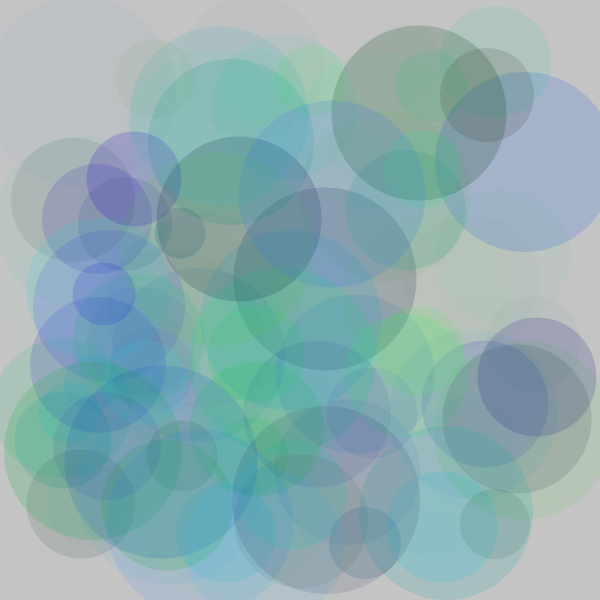
Frame 1 (no input)
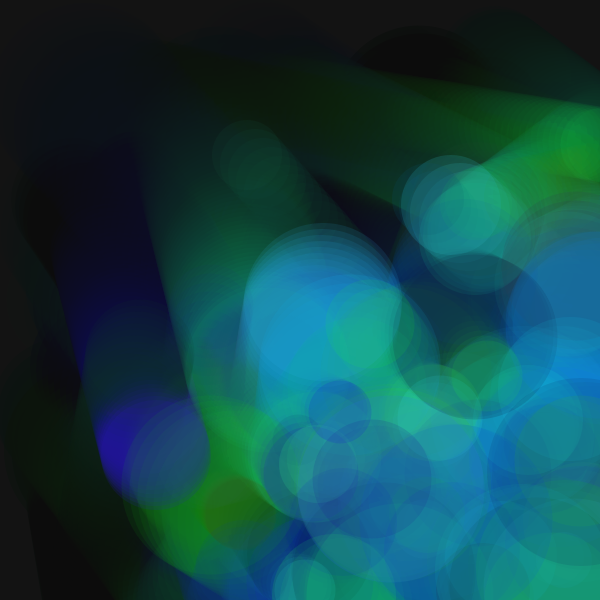
Frame 60 (the mouse pressed at the canvas centre just before this capture)
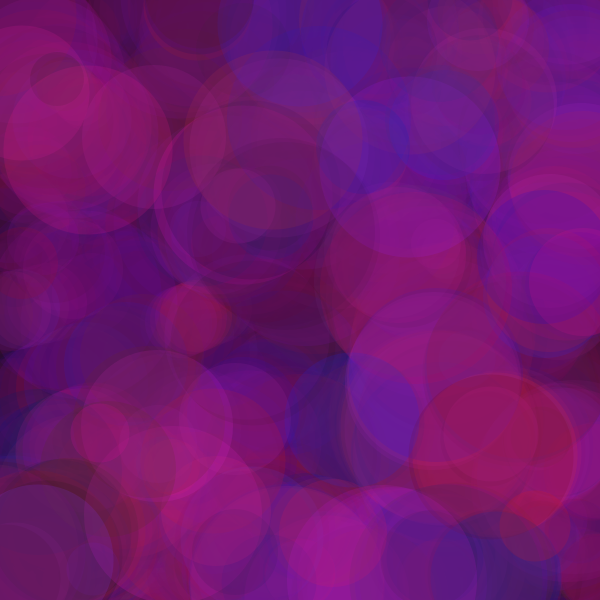
Frame 120 (the mouse held since frame 60 and released just before this capture)

The Processing sketch that drew these frames (run headless with seeded random() and noise(); from frame 60 on, the mouse is pressed at the canvas centre):

// Processing sketch: processing_57856
// ── processing_57856.pde

// Homework #11 :: 51-257 Sec A :: Michael Loffredo :: mlloffre 
// copyright michael loffredo 2012 

final int MAX = 100; 

int [] x;
int [] y;
int [] dia;
int [] dx;
int [] dy;
color [] col;


void setup ()
{
  size (600, 600);
  //size (screen.width, screen.height);
  
  x = new int [ MAX ];
  y = new int [ MAX ];
  dia = new int [ MAX ];
  dx = new int [ MAX ];
  dy = new int [ MAX ];
  col = new color [ MAX ];
  
  initializeIntegerArray (x, 50, width-50);
  initializeIntegerArray (y, 50, height-50); 
  initializeIntegerArray (dia, 50, 200);
  initializeIntegerArray (dx, 1, 10);
  initializeIntegerArray (dy, 1, 10);
  initializeColorArray (col, 0, 50);
  
}


void initializeIntegerArray (int [] anyArray, int small, int big)
{
  for (int i =0; i < anyArray.length; i++)
  {
    anyArray [i] = int ( random (small, big)); 
  }
  
}

void initializeColorArray (color [] anyArray, int small, int big)
{
  for (int i=0; i < anyArray.length; i++)
  {
    anyArray [i] = color (random (small, big), random (255), random (255), random (small, big));
  }
}


void draw () 
{
  
  prepScreen ();
  moveCircles ();
  drawCircles ();
  
} 


void moveCircles ()
{
  for (int i=0; i < x.length; i++)
  {
    x[i] = x[i] + dx[i];
    if (x[i] > width || x[i] < 0)
    {
      dx[i] = -dx[i];
    }
    y[i] = y[i] + dy[i];
    if (y[i] > height || y[i] < 0)
    {
      dy[i] = -dy[i];
    }
 }
}

void drawCircles ()
{
  for (int i=0; i < x.length; i++)
  {
    if (mousePressed)
    {
      fill (random (255), random (0, 50), random (255), random (0, 50));
      
    }
    else if (!mousePressed)
    {
      
      fill (col[i]);
      
    }
    
      noStroke ();
      ellipse (x[i], y[i], dia[i], dia[i]);
  }
  
  
  
} 


void prepScreen ()
{
  
  fill (0, 10);
  noStroke ();
  rect ( 0, 0, width, height);  
  
}
